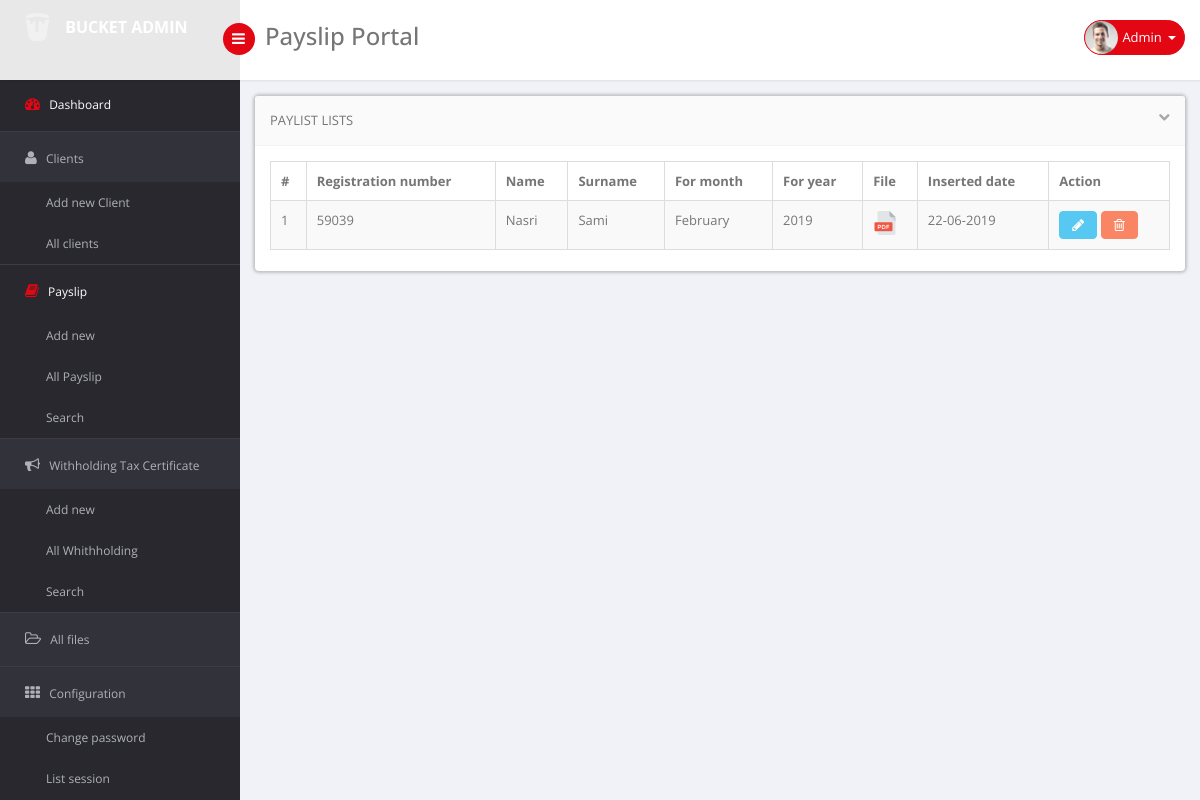
Screenshot of /admin/index.php?pg=adminFiche (signed in) with the database file from the repository.
### tables this page shows
CREATE TABLE `abc_fiche` (
  `id` int(11) NOT NULL,
  `id_client` int(11) NOT NULL,
  `mois` int(11) NOT NULL,
  `annee` int(11) NOT NULL,
  `pdf` varchar(255) NOT NULL,
  `date_creation` datetime NOT NULL,
  `type` int(11) NOT NULL COMMENT '1- fiche ; 2- retenu'
);

CREATE TABLE `abc_accounts` (
  `id` int(11) NOT NULL,
  `matricule` varchar(255) NOT NULL,
  `password` varchar(255) NOT NULL,
  `passwordcrypt` varchar(255) NOT NULL,
  `nom` varchar(255) NOT NULL,
  `prenom` varchar(255) NOT NULL,
  `email` varchar(100) NOT NULL,
  `active` tinyint(1) NOT NULL
);

### admin/modules/Accounts.class.php (called while the page is built, shortened)
<?php
class Accounts extends DB{
	private $matricule;
	private $nom;
    private $prenom;
    public function getMatricule(){ return $this->matricule;}
    public function getNom(){ return $this->nom;}
    public function getPrenom(){ return $this->prenom;}
    public function setAccounts($id,$matricule,$password,$passwordcrypt,$nom,$prenom,$email,$active)
    {
        $this->matricule = $matricule;
        $this->nom = $nom;
        $this->prenom = $prenom;
    }
    public function getFromDB($id)
    {
        $res = $this->connect()->query(sprintf("SELECT * FROM " . $_SESSION['pfx'] . "_accounts WHERE id = '%d'", mysqli_real_escape_string($this->connect(), $id)));
    }
}
?>

### admin/modules/Connection.class.php (called while the page is built, shortened)
<?php
class DB
{
    public function connect()
    {
        $this->servername ="localhost";
        $this->username ="root";
        $this->password ="";
        $this->dbname ="fichepaie";
        $con = new mysqli($this->servername, $this->username, $this->password, $this->dbname);
        $con->set_charset("utf8");
        return $con;
    }
}
?>

### admin/adminFiche.php (the view, shortened to what this page needs)
<section id="main-content">
        <section class="wrapper">
        <div class="row">
            <div class="col-sm-12">
                <section class="panel">
                    <header class="panel-heading">
                      Paylist Lists
                        <span class="tools pull-right">
                            <a href="javascript:;" class="fa fa-chevron-down"></a>
                         </span>
                    </header>
                    <div class="panel-body">
                    <div class="adv-table">
                    <table  class="display table table-bordered table-striped" id="dynamic-table">
                    <thead>
                    <tr>
                        <th>#</th>
                        <th>Registration number</th>
                        <th>Name</th>
                        <th>Surname</th>
                        <th>For month</th>
                        <th>For year</th>
                        <th>File</th>
                        <th>Inserted date</th>
                        <th>Action</th>
                    </tr>
                    </thead>
                    <tbody>
                        <?php
                        $account = $conn->query("SELECT * FROM ".$_SESSION['pfx']."_fiche WHERE type = 1 ORDER BY mois  DESC");
                       $i=0;
                        while($res_account = $account->fetch_assoc()){
                            $i++;
                            $account_client = new Accounts();
                            $account_client->getFromDB($res_account['id_client']);
                            $month = $res_account['mois'];
                           switch ($month) {
    case 2:
        $month_select = "February";
        break;
}
                             ?>
                         <tr>
                        <td><?php echo $i; ?></td>
                        <td><?php echo $account_client->getMatricule(); ?></td>
                        <td><?php echo $account_client->getNom(); ?></td>
                        <td><?php echo $account_client->getPrenom(); ?></td>
                        <td><?php echo $month_select; ?></td>
                        <td><?php echo $res_account['annee']; ?></td>
                        <td><a href="documents/<?php echo $account_client->getMatricule(); ?>/<?php echo $res_account['pdf']; ?>" target="_blank"><img src="assets/images/pdf.png" /></a></td>
                        <td><?php echo date("d-m-Y",strtotime($res_account['date_creation'])); ?></td>
                        <td> <a class="btn btn-info" href="index.php?pg=formFiche&id=<?php echo $res_account["id"];?>" title="Modifier"><i class="fa fa-pencil"></i></a>
                                    <?php if($_SESSION['type']==1){ ?> <a class="btn btn-danger" href="controller/fiche_save.php?idMod=<?php echo $res_account["id"];?>&op=3&pg=<?php echo $_GET['pg']; ?>"><i class="fa fa-trash-o"></i> </a> <?php } ?></td>
                    </tr>
                    <?php
                        }
                        ?>
                </tbody>
            </table>
        </div>
    </div>
</section>
</div>
</div>
</section>
</section>

### admin/assets/js/advanced-datatable/css/demo_table.css (style rules this page uses)
table.display { margin: 0 auto; clear: both; width: 100%; }
table.display thead th { padding: 3px 18px 3px 10px; border-bottom: 1px solid black; font-weight: bold; cursor: pointer; * cursor: hand; }
table.display td { padding: 3px 10px; }

### rows the page displays
abc_fiche: abc_accounts.matricule "59039", abc_accounts.nom "Nasri", abc_accounts.prenom "Sami", mois "February", annee "2019", date_creation "22-06-2019"
